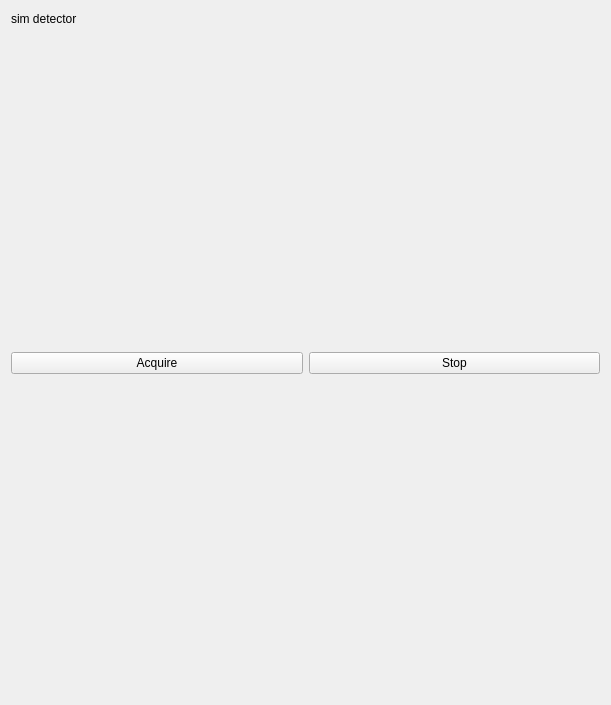
<?xml version="1.0" encoding="UTF-8"?>
<ui version="4.0">
 <class>Form</class>
 <widget class="QWidget" name="Form">
  <property name="geometry">
   <rect>
    <x>0</x>
    <y>0</y>
    <width>611</width>
    <height>705</height>
   </rect>
  </property>
  <property name="windowTitle">
   <string>Indicators</string>
  </property>
  <layout class="QGridLayout" name="gridLayout">
   <property name="topMargin">
    <number>12</number>
   </property>
   <item row="2" column="1">
    <widget class="PyDMPushButton" name="PyDMPushButton_2">
     <property name="toolTip">
      <string/>
     </property>
     <property name="whatsThis">
      <string>
    Basic PushButton to send a fixed value.

    The PyDMPushButton is meant to hold a specific value, and send that value
    to a channel when it is clicked, much like the MessageButton does in EDM.
    The PyDMPushButton works in two different modes of operation, first, a
    fixed value can be given to the :attr:`.pressValue` attribute, whenever the
    button is clicked a signal containing this value will be sent to the
    connected channel. This is the default behavior of the button. However, if
    the :attr:`.relativeChange` is set to True, the fixed value will be added
    to the current value of the channel. This means that the button will
    increment a channel by a fixed amount with every click, a consistent
    relative move
    
    Parameters
    ----------
    pressValue : int, float, str
        Value to be sent when the button is clicked
    
    channel : str
        ID of channel to manipulate

    parent : QObject, optional
        Parent of PyDMPushButton

    label : str, optional
        String to place on button

    icon : QIcon, optional
        An Icon to display on the PyDMPushButton


    relative : bool, optional
        Choice to have the button peform a relative put, instead of always
        setting to an absolute value
    </string>
     </property>
     <property name="text">
      <string>Stop</string>
     </property>
     <property name="channel" stdset="0">
      <string>ca://13SIM1:cam1:Acquire</string>
     </property>
     <property name="pressValue" stdset="0">
      <string>0</string>
     </property>
    </widget>
   </item>
   <item row="2" column="0">
    <widget class="PyDMPushButton" name="PyDMPushButton">
     <property name="toolTip">
      <string/>
     </property>
     <property name="whatsThis">
      <string>
    Basic PushButton to send a fixed value.

    The PyDMPushButton is meant to hold a specific value, and send that value
    to a channel when it is clicked, much like the MessageButton does in EDM.
    The PyDMPushButton works in two different modes of operation, first, a
    fixed value can be given to the :attr:`.pressValue` attribute, whenever the
    button is clicked a signal containing this value will be sent to the
    connected channel. This is the default behavior of the button. However, if
    the :attr:`.relativeChange` is set to True, the fixed value will be added
    to the current value of the channel. This means that the button will
    increment a channel by a fixed amount with every click, a consistent
    relative move
    
    Parameters
    ----------
    pressValue : int, float, str
        Value to be sent when the button is clicked
    
    channel : str
        ID of channel to manipulate

    parent : QObject, optional
        Parent of PyDMPushButton

    label : str, optional
        String to place on button

    icon : QIcon, optional
        An Icon to display on the PyDMPushButton


    relative : bool, optional
        Choice to have the button peform a relative put, instead of always
        setting to an absolute value
    </string>
     </property>
     <property name="text">
      <string>Acquire</string>
     </property>
     <property name="channel" stdset="0">
      <string>ca://13SIM1:cam1:Acquire</string>
     </property>
     <property name="pressValue" stdset="0">
      <string>1</string>
     </property>
    </widget>
   </item>
   <item row="0" column="0">
    <widget class="QLabel" name="label">
     <property name="sizePolicy">
      <sizepolicy hsizetype="Preferred" vsizetype="Maximum">
       <horstretch>0</horstretch>
       <verstretch>0</verstretch>
      </sizepolicy>
     </property>
     <property name="text">
      <string>sim detector</string>
     </property>
    </widget>
   </item>
   <item row="1" column="0">
    <widget class="PyDMLabel" name="PyDMLabel">
     <property name="toolTip">
      <string/>
     </property>
     <property name="whatsThis">
      <string/>
     </property>
     <property name="channel">
      <string>ca://13SIM1:cam1:ArrayCounter_RBV</string>
     </property>
    </widget>
   </item>
   <item row="3" column="0" colspan="2">
    <widget class="PyDMADImageView" name="PyDMADImageView">
     <property name="toolTip">
      <string/>
     </property>
     <property name="whatsThis">
      <string/>
     </property>
     <property name="imageChannel">
      <string>ca://13SIM1:image1:ArrayData</string>
     </property>
     <property name="widthChannel">
      <string>ca://13SIM1:image1:ArraySize0_RBV</string>
     </property>
     <property name="heightChannel">
      <string>ca://13SIM1:image1:ArraySize1_RBV</string>
     </property>
     <property name="monChannel">
      <string>ca://13SIM1:image1:ArrayCounter_RBV</string>
     </property>
    </widget>
   </item>
  </layout>
 </widget>
 <customwidgets>
  <customwidget>
   <class>PyDMPushButton</class>
   <extends>QPushButton</extends>
   <header>pydm.widgets.pushbutton</header>
  </customwidget>
  <customwidget>
   <class>PyDMLabel</class>
   <extends>QLabel</extends>
   <header>pydm.widgets.label</header>
  </customwidget>
  <customwidget>
   <class>PyDMADImageView</class>
   <extends>QWidget</extends>
   <header>pydm.widgets.adimage</header>
  </customwidget>
 </customwidgets>
 <resources/>
 <connections/>
</ui>
